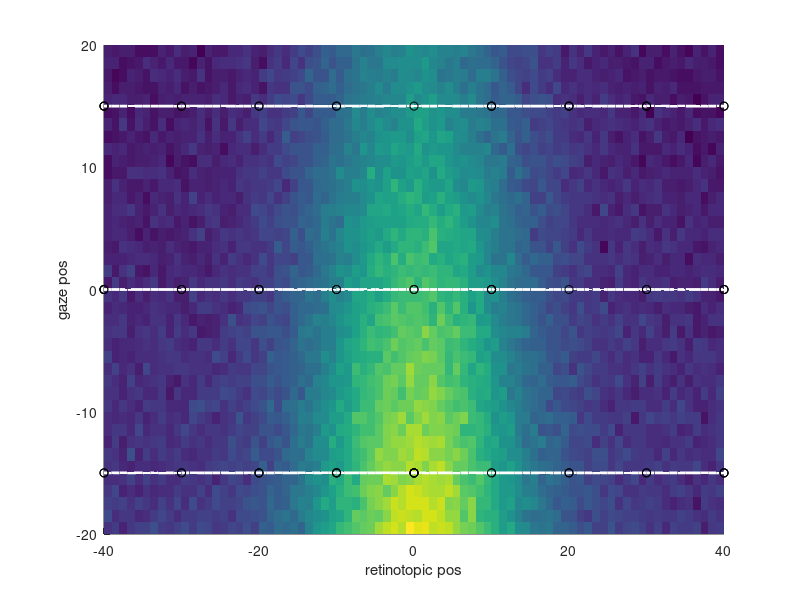
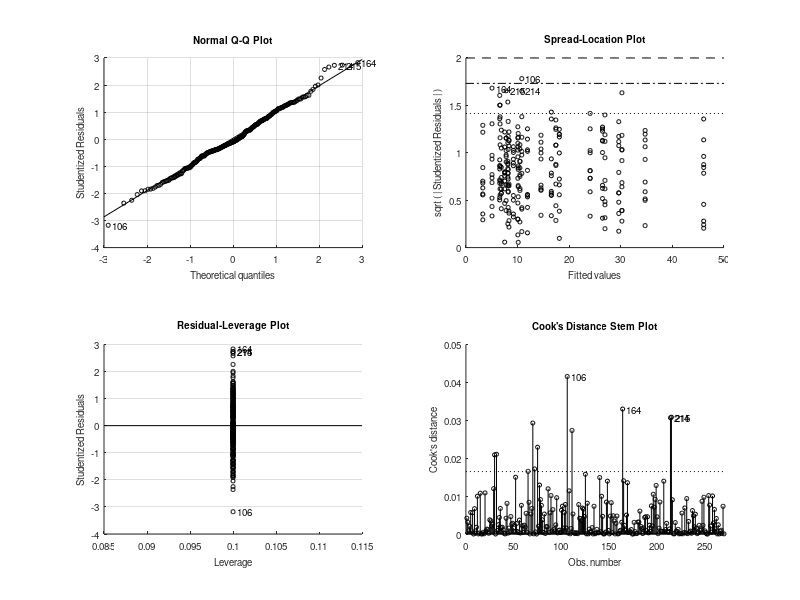
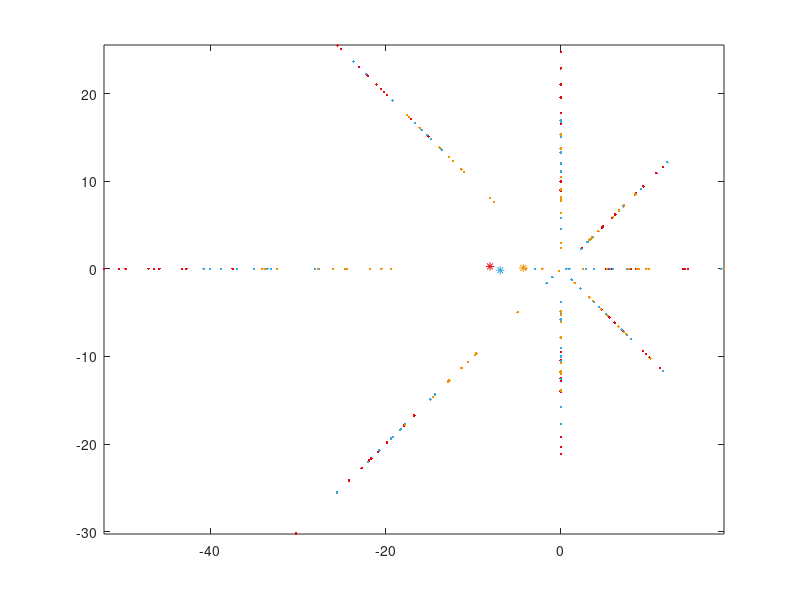

Write MATLAB code to recreate these figures, in order. (Note: this script raises an error after producing the figures.)
% function testsim_gain_field

% see also testsim_lip_activity_profile

Noise		= 5;	% Firing rate noise
n_trials_per_cond = 10;

%
modulation_type		= 'linear_gain';
bootstrap_method	= 'regular'; % 'hierarchical' or 'regular'

if 1 % re-create data
	
% retinotopic Gaussian RF
Center		= 0;	% deg
Amplitude	= 20;	% spikes/s, RF response peak
UnmodulatedFR	= 5;	% spikes/s, ongoing/unmodulated firing
Sigma		= 10;	% tuning width
retpos		= [-40:40]; % retinotopic position
R		= 1/(sqrt(2*pi)*Sigma)*exp(-(retpos - Center).^2/(2*Sigma^2)); % Gaussian RF profile
% R		= ones(size(retpos)); % no target position modulation
R		= UnmodulatedFR + R/max(R)*Amplitude;

target_positions = retpos(1):10:retpos(end);
target_positions2D_a =  [10    5 0  -5 -10  -5  0   5];
target_positions2D_b =  [0.001 5 10 5 0.001 -5 -10 -5];
target_positions2D = complex(target_positions2D_a,target_positions2D_b); % for MANOVA1 analysis
gaze_positions = [-15 0 15];
gazepos		= -20:20; % gaze position


gaze_col = {'r' 'g' 'b'};

gaze_col_rgb = [227 6 19; 54 169 225; 243 146 0]/255;

switch modulation_type % eye position modulation type
	
	case 'linear_gain' %
		
		% E = interp1([gazepos(1) gazepos(end)],[-10 10],gazepos); % Gaze effect: leads to "loss" of main target effect
		% E = interp1([gazepos(1) 0 gazepos(end)],[10 0 10],gazepos); % Gaze effect: bidirectinal increase from center
		E = interp1([gazepos(1) gazepos(end)],[2 1],gazepos); % Gaze effect: standard monotonic unidirectional
		
		
		for k = 1:n_trials_per_cond
			FR(:,:,k) = E'*R + Noise*randn(length(gazepos),length(retpos)); % one trial
		end
		
		
	case 'linear_addition'
		
		E = interp1([gazepos(1) gazepos(end)],[10 0],gazepos); % Gaze effect
		
		for k = 1:n_trials_per_cond
			FR(:,:,k) = 1*ones(size(gazepos))'*R + 1*E'*ones(size(retpos)) + Noise*randn(length(gazepos),length(retpos)); % one trial
		end
end

end % if re-create data


FRmean = mean(FR,3);

% Plotting
figure;
surface(retpos,gazepos,FRmean); shading flat; hold on;
plot3(retpos,gaze_positions(1)*ones(size(retpos)),FRmean(gazepos == gaze_positions(1),:),'Color',[1 1 1],'LineWidth',2);
plot3(retpos,gaze_positions(2)*ones(size(retpos)),FRmean(gazepos == gaze_positions(2),:),'Color',[1 1 1],'LineWidth',2);
plot3(retpos,gaze_positions(3)*ones(size(retpos)),FRmean(gazepos == gaze_positions(3),:),'Color',[1 1 1],'LineWidth',2);
xlabel('retinotopic pos');
ylabel('gaze pos');
FRtarget4ANOVA = [];
target_pos = [];
gaze_pos = [];

for k = 1:1:n_trials_per_cond,
	for t=1:length(target_positions),
		retpos_idx = find(retpos == target_positions(t));
		for g = 1:length(gaze_positions)
			gazepos_idx = find(gazepos == gaze_positions(g));
			FRtarget(t,g,k) = FR(gazepos_idx,retpos_idx,k);
			plot3(retpos(retpos_idx),gazepos(gazepos_idx),FRtarget(t,g,k),'o','Color',[0 0 0]);
			
			% FOR ANOVA
			FRtarget4ANOVA	= [FRtarget4ANOVA; FRtarget(t,g,k)];
			target_pos	= [target_pos; t];
			gaze_pos	= [gaze_pos; g];
			
		end
	end
end

% ANOVA
[p,table,stats,terms] = anovan(FRtarget4ANOVA,[target_pos gaze_pos],'model','full','varnames',{'target' 'gaze'});
% c = multcompare(stats)

if 0 % one-way vs two-way ANOVA on gaze
	% the question here if presence of another factor (target position) affects the first factor, e.g. in the initial fixation period
	% for this, we should remove the the effect of target position from the simulation, set "no target position modulation" above
	[p,table,stats,terms] = anovan(FRtarget4ANOVA,[gaze_pos],'model','full','varnames',{'gaze'});
	
	
end % of one-way vs two-way ANOVA on gaze


if 1 % MANOVA1, I do not think it is an appropriate test to detect gain field or a shift in a RF, due to huge variance
	% (but we use some of the code for the bootstrp (see next case))
	
	FRtarget4MANOVA1 = [];
	FRtarget4BOOTCI  = [];
	FRpositions4MANOVA1=[];
	FR4BOOTCI	 = [];
	
	gaze_pos4MANOVA1 = [];
	figure;
	
	
	for g = 1:length(gaze_positions)
		for t=1:length(target_positions)-1,
			
			FRtarget4MANOVA1_ = squeeze(FRtarget(t,g,:))*target_positions2D(t)/abs(target_positions2D(t)); % original Lukas formulation
			FRpositions4MANOVA1_ = repmat([target_positions2D(t) gaze_positions(g)],numel(FRtarget4MANOVA1_),1); % original Lukas formulation
			
			plot(FRtarget4MANOVA1_,'.','Color',gaze_col_rgb(g,:)); hold on;
			
			% FOR ANOVA
			FRtarget4MANOVA1	= [FRtarget4MANOVA1; [real(FRtarget4MANOVA1_) imag(FRtarget4MANOVA1_)]];
			gaze_pos4MANOVA1	= [gaze_pos4MANOVA1; g*ones(n_trials_per_cond,1)];
			% FOR BOOTCI
			FRpositions4MANOVA1     = [FRpositions4MANOVA1; FRpositions4MANOVA1_];
			FRtarget4BOOTCI         = [FRtarget4BOOTCI; FRtarget4MANOVA1_];
			
			% here we define the indexes that later are used to do hierarchical bootstraping
			indexes_per_position{g,t}=find(FRpositions4MANOVA1(:,1)==target_positions2D(t) & FRpositions4MANOVA1(:,2)==gaze_positions(g));
		end
		plot(mean(FRtarget4MANOVA1(gaze_pos4MANOVA1==g,1)), mean(FRtarget4MANOVA1(gaze_pos4MANOVA1==g,2)),'*','Color',gaze_col_rgb(g,:)); % vector mean
		
	end
	axis equal
	% plot(FRtarget4MANOVA1(:,1), FRtarget4MANOVA1(:,2),'.');
	
	% [D, p] = manova1(FRtarget4MANOVA1,gaze_pos4MANOVA1) % see testsim_manova1.m
	
end % of MANOVA1

if 1 % test gain field via bootstrap - on trial-by-trial FR vectors per target in a complex 2D space, abs and angle, NEEDS FRtarget4BOOTCI
	figure
	n_boot = 1000;
	for g = 1:length(gaze_positions)
		
		FRtarget4BOOTCI_ = FRtarget4BOOTCI(gaze_pos4MANOVA1==g);
		
		% THIS IS USING bootci, BUT WE CANNOT USE bootci for angle (because of phase wrapping)
		% THEREFORE USE bootstrp and calculate CI as percentiles
		% 		fun1 = @(x)abs(mean(x));
		%
		% 		[ci1,bootstat1] = bootci(500, {fun1, FRtarget4BOOTCI_},'type','bca'); % amplitude
		% 		CI1(:,g) = ci1;
		% 		meanBS1(g) = mean(bootstat1);
		
		%regular bootstrap
		if strcmp(bootstrap_method,'regular')
			fun = @(x)[abs(mean(x)) angle(mean(x))];
			bootstat = bootstrp(n_boot, fun, FRtarget4BOOTCI_);
		elseif strcmp(bootstrap_method,'hierarchical') % 'balanced across target positions' bootstrap		
			for k=1:n_boot
				boots_idx=cellfun(@(x) x(randsample(numel(x),10,true)),indexes_per_position(g,:),'Uniformoutput',false);
				boots_idx=[boots_idx{:}];
				bootstat(k,:)=[abs(nanmean(FRtarget4BOOTCI(boots_idx(:)))) angle(nanmean(FRtarget4BOOTCI(boots_idx(:))))];
			end
		end
		bootstat1 = bootstat(:,1);
		bootstat2 = bootstat(:,2);
		% bootstat2 = unwrap(bootstat2); % not working well in real life examples, according to Lukas
		mean_FR_angle = angle(mean(FRtarget4BOOTCI_));
		bootstat2 =  mod(bootstat(:,2)-mean_FR_angle+5*pi,2*pi)-pi+mean_FR_angle; % Lukas
		
		pct1 = 100*0.05/2; % alpha 0.05
		pct2 = 100-pct1;
		
		lower = prctile(bootstat1,pct1,1);
		upper = prctile(bootstat1,pct2,1);
		ci1 =[lower;upper];
		CI1(:,g) = ci1;
		meanBS1(g) = mean(bootstat1);
		BOOTSTAT1(:,g) = bootstat1;
		
		lower = prctile(bootstat2,pct1,1);
		upper = prctile(bootstat2,pct2,1);
		ci2 =[lower;upper];
		CI2(:,g) = ci2;
		meanBS2(g) = mean(bootstat2);
		
		subplot(1,2,1)
		
		hp = polar([meanBS2(g) meanBS2(g)],[ci1(1) ci1(2)]); set(hp,'Color',gaze_col_rgb(g,:),'LineWidth',2); hold on;
		
		th = linspace( ci2(1), ci2(2), 10);
		hp = polar(th,meanBS1(g)*ones(size(th)),[gaze_col{g}]); set(hp,'Color',gaze_col_rgb(g,:),'LineWidth',2);
		polar(angle(mean(FRtarget4BOOTCI_)),abs(mean(FRtarget4BOOTCI_)),'ko'); hold on
		polar(meanBS2(g),meanBS1(g),'kx');
		
		subplot(1,2,2);
		hp = polar(bootstat2,bootstat1,[gaze_col{g} '.']); hold on
		set(hp,'Color',gaze_col_rgb(g,:));
		
		
	end
	
	% test significance
	
	BOOTSTAT_DIFF(:,1) = BOOTSTAT1(:,1) - BOOTSTAT1(:,2);
	BOOTSTAT_DIFF(:,2) = BOOTSTAT1(:,1) - BOOTSTAT1(:,3);
	BOOTSTAT_DIFF(:,3) = BOOTSTAT1(:,2) - BOOTSTAT1(:,3);
	
	H = 0;
	
	for k = 1:3, % 3 pair combinations
		
		ci_l = prctile(BOOTSTAT_DIFF(:,k),pct1,1);
		ci_u = prctile(BOOTSTAT_DIFF(:,k),pct2,1);
		ci_diff =[ci_l;ci_u];
		
		if ci_diff(1)>0 || ci_diff(2)<0;
			H = 1;
		end
		
	end
	decision = {'not significant','significant'};
	title(decision(H+1));
	
	
	
end % of if test gain field via bootstrap - on trial-by-trial FR vectors in 2D space

if 0 % test gain field via bootstrap - simple example on mean FR in each gaze position
	figure
	for g = 1:length(gaze_positions)
		FR = reshape(squeeze(FRtarget(:,g,:)),n_trials_per_cond*length(target_positions),1);
		meanFR = mean(FR);
		fun = @(x)mean(x);
		
		[ci,bootstat] = bootci(500, fun, FR);
		
		CI(:,g) = ci;
		meanBS(g) = mean(bootstat);
		plot(g,meanFR,'ko'); hold on
		plot(g,meanBS(g),'r.');
		plot(g,ci,'rs');
	end
	
end % of if test gain field via bootstrap - simple example on mean FR in each gaze position

if 0 % Test different ANOVA variants
	% 3 gaze positions, 2 or 3 targets, 10 trials
	
	Noise			= 1;	% Firing rate noise
	n_trials_per_cond	= 10;
	
	% variant 1: no main effects, only interaction
	FRtarget4ANOVA = repmat(reshape([	10 0
		0 10
		5 5],6,1),n_trials_per_cond,1) + Noise*randn(3*2*10,1);
	target_pos	= repmat([1;1;1;2;2;2],n_trials_per_cond,1);
	gaze_pos	= repmat([1;2;3;1;2;3],n_trials_per_cond,1);
	[p,table,stats,terms] = anovan(FRtarget4ANOVA,[target_pos gaze_pos],'model','full','varnames',{'target' 'gaze'});
	
	% variant 2: no main effects, only interaction
	FRtarget4ANOVA = repmat(reshape([	0 10
		5 5
		10 0],6,1),n_trials_per_cond,1) + Noise*randn(3*2*10,1);
	target_pos	= repmat([1;1;1;2;2;2],n_trials_per_cond,1);
	gaze_pos	= repmat([1;2;3;1;2;3],n_trials_per_cond,1);
	[p,table,stats,terms] = anovan(FRtarget4ANOVA,[target_pos gaze_pos],'model','full','varnames',{'target' 'gaze'});
	
	% variant 3: target effect and interaction
	FRtarget4ANOVA = repmat(reshape([	0 10 40
		5 15 30
		10 20 20],9,1),n_trials_per_cond,1) + Noise*randn(3*3*10,1);
	target_pos	= repmat([1;1;1;2;2;2;3;3;3],n_trials_per_cond,1);
	gaze_pos	= repmat([1;2;3;1;2;3;1;2;3],n_trials_per_cond,1);
	[p,table,stats,terms] = anovan(FRtarget4ANOVA,[target_pos gaze_pos],'model','full','varnames',{'target' 'gaze'});
	
end % of Test different ANOVA variants
